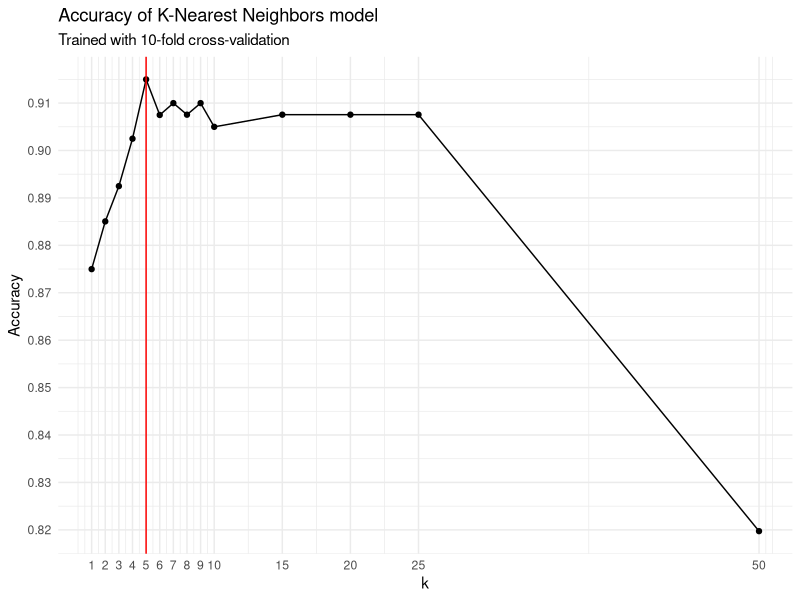
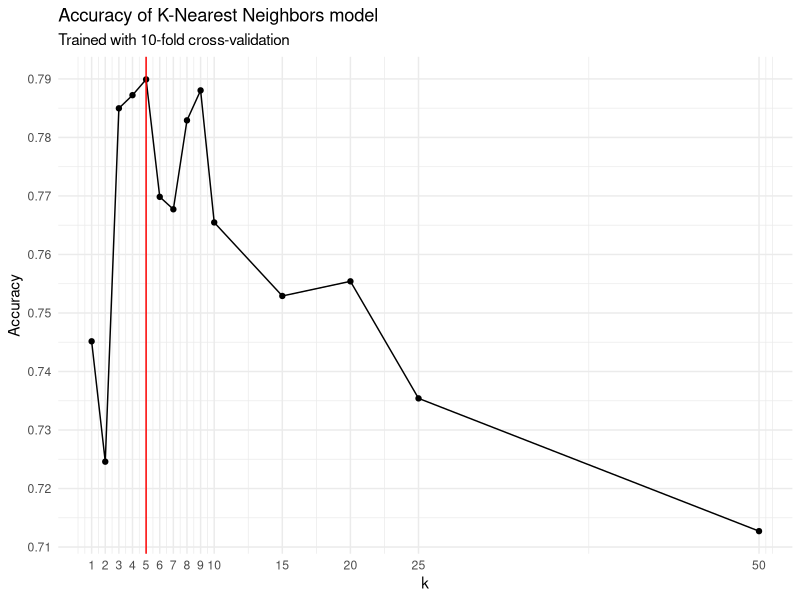

Write R code to recreate these figures, in order.
## ---- chunk 1
#| warning: false
#| echo: false
#| error: false
#| output: false

setwd("~/Github/ML-Labs/2")

set.seed(2)


library(data.table)

## ---- chunk 2
data <- fread("Kaggle_Social_Network_Ads.csv")[, `:=`(
  user_id = NULL,
  Purchased = as.factor(Purchased)
)]
## ---- chunk 3
tc <- caret::trainControl(method = "cv", number = 10)

model_knn <- caret::train(Purchased ~ .,
                          data = data,
                          preProcess = c("center","scale"),
                          tuneGrid = expand.grid(k = c(1:10,seq(15,25,5),50)),
                          method = "knn",
                          trControl = tc)


ggplot(model_knn$results, aes(x = k, y = Accuracy)) +
  geom_line() +
  geom_point() +
  geom_vline(xintercept = model_knn$results$k[which.max(model_knn$results$Accuracy)], 
             color = "red") +
  labs(title = "Accuracy of K-Nearest Neighbors model",
       subtitle = "Trained with 10-fold cross-validation") +
  scale_x_continuous(breaks = c(1:10,seq(15,25,5),50)) +
  scale_y_continuous(breaks = seq(0.8,1,0.01)) +
  theme_minimal()
## ---- chunk 4
data <- fread("Kaggle_Social_Network_Ads_Augmented.csv")[, `:=`(
  user_id = NULL,
  Purchased = as.factor(Purchased)
)]
## ---- chunk 5
tc <- caret::trainControl(method = "cv", number = 10)

model_knn <- caret::train(Purchased ~ .,
                          data = data,
                          preProcess = c("center","scale"),
                          tuneGrid = expand.grid(k = c(1:10,seq(15,25,5),50)),
                          method = "knn",
                          trControl = tc)


ggplot(model_knn$results, aes(x = k, y = Accuracy)) +
  geom_line() +
  geom_point() +
  geom_vline(xintercept = model_knn$results$k[which.max(model_knn$results$Accuracy)], 
             color = "red") +
  labs(title = "Accuracy of K-Nearest Neighbors model",
       subtitle = "Trained with 10-fold cross-validation") +
  scale_x_continuous(breaks = c(1:10,seq(15,25,5),50)) +
  scale_y_continuous(breaks = seq(0,1,0.01)) +
  theme_minimal()
